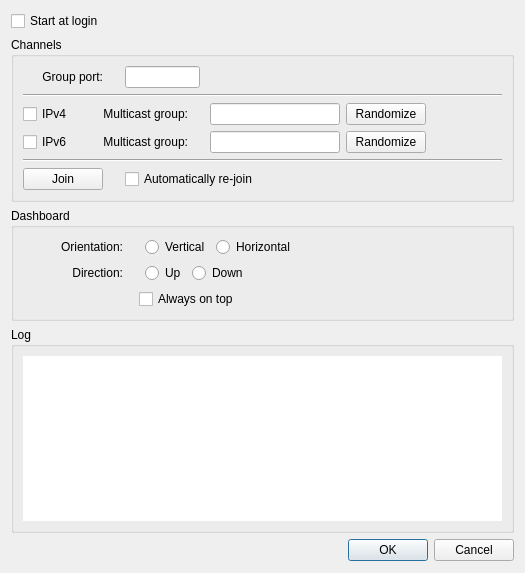
<?xml version="1.0" encoding="UTF-8"?>
<ui version="4.0">
 <class>Dialog</class>
 <widget class="QDialog" name="Dialog">
  <property name="geometry">
   <rect>
    <x>0</x>
    <y>0</y>
    <width>525</width>
    <height>573</height>
   </rect>
  </property>
  <property name="windowTitle">
   <string>Dialog</string>
  </property>
  <layout class="QVBoxLayout" name="verticalLayout_4">
   <item>
    <layout class="QHBoxLayout" name="horizontalLayout_7">
     <item>
      <widget class="QCheckBox" name="check_AutoStart">
       <property name="text">
        <string>Start at login</string>
       </property>
      </widget>
     </item>
     <item>
      <spacer name="horizontalSpacer_6">
       <property name="orientation">
        <enum>Qt::Horizontal</enum>
       </property>
       <property name="sizeHint" stdset="0">
        <size>
         <width>40</width>
         <height>20</height>
        </size>
       </property>
      </spacer>
     </item>
    </layout>
   </item>
   <item>
    <widget class="QGroupBox" name="group_MulticastGroupIPv4">
     <property name="title">
      <string>Channels</string>
     </property>
     <property name="checkable">
      <bool>false</bool>
     </property>
     <property name="checked">
      <bool>false</bool>
     </property>
     <layout class="QVBoxLayout" name="verticalLayout_2">
      <item>
       <layout class="QHBoxLayout" name="horizontalLayout_2">
        <item>
         <widget class="QLabel" name="label_2">
          <property name="minimumSize">
           <size>
            <width>80</width>
            <height>0</height>
           </size>
          </property>
          <property name="maximumSize">
           <size>
            <width>60</width>
            <height>16777215</height>
           </size>
          </property>
          <property name="text">
           <string>Group port:</string>
          </property>
          <property name="alignment">
           <set>Qt::AlignRight|Qt::AlignTrailing|Qt::AlignVCenter</set>
          </property>
         </widget>
        </item>
        <item>
         <widget class="QLabel" name="label_11">
          <property name="minimumSize">
           <size>
            <width>10</width>
            <height>0</height>
           </size>
          </property>
          <property name="maximumSize">
           <size>
            <width>10</width>
            <height>16777215</height>
           </size>
          </property>
          <property name="text">
           <string/>
          </property>
         </widget>
        </item>
        <item>
         <widget class="QLineEdit" name="line_MulticastGroupPort">
          <property name="minimumSize">
           <size>
            <width>75</width>
            <height>0</height>
           </size>
          </property>
          <property name="maximumSize">
           <size>
            <width>75</width>
            <height>16777215</height>
           </size>
          </property>
          <property name="placeholderText">
           <string/>
          </property>
         </widget>
        </item>
        <item>
         <spacer name="horizontalSpacer_3">
          <property name="orientation">
           <enum>Qt::Horizontal</enum>
          </property>
          <property name="sizeHint" stdset="0">
           <size>
            <width>40</width>
            <height>20</height>
           </size>
          </property>
         </spacer>
        </item>
       </layout>
      </item>
      <item>
       <widget class="Line" name="line_2">
        <property name="orientation">
         <enum>Qt::Horizontal</enum>
        </property>
       </widget>
      </item>
      <item>
       <layout class="QHBoxLayout" name="horizontalLayout">
        <item>
         <widget class="QCheckBox" name="check_Channels_IPv4">
          <property name="text">
           <string>IPv4</string>
          </property>
         </widget>
        </item>
        <item>
         <widget class="QLabel" name="label">
          <property name="minimumSize">
           <size>
            <width>110</width>
            <height>0</height>
           </size>
          </property>
          <property name="maximumSize">
           <size>
            <width>80</width>
            <height>16777215</height>
           </size>
          </property>
          <property name="text">
           <string>Multicast group:</string>
          </property>
          <property name="alignment">
           <set>Qt::AlignRight|Qt::AlignTrailing|Qt::AlignVCenter</set>
          </property>
         </widget>
        </item>
        <item>
         <widget class="QLabel" name="label_7">
          <property name="sizePolicy">
           <sizepolicy hsizetype="Preferred" vsizetype="Preferred">
            <horstretch>20</horstretch>
            <verstretch>0</verstretch>
           </sizepolicy>
          </property>
          <property name="minimumSize">
           <size>
            <width>10</width>
            <height>0</height>
           </size>
          </property>
          <property name="maximumSize">
           <size>
            <width>10</width>
            <height>16777215</height>
           </size>
          </property>
          <property name="text">
           <string/>
          </property>
         </widget>
        </item>
        <item>
         <widget class="QLineEdit" name="line_MulticastGroupIPv4">
          <property name="minimumSize">
           <size>
            <width>130</width>
            <height>0</height>
           </size>
          </property>
          <property name="maximumSize">
           <size>
            <width>150</width>
            <height>16777215</height>
           </size>
          </property>
          <property name="placeholderText">
           <string/>
          </property>
         </widget>
        </item>
        <item>
         <widget class="QPushButton" name="button_MulticastGroupIPv4_Randomize">
          <property name="text">
           <string>Randomize</string>
          </property>
         </widget>
        </item>
        <item>
         <spacer name="horizontalSpacer">
          <property name="orientation">
           <enum>Qt::Horizontal</enum>
          </property>
          <property name="sizeHint" stdset="0">
           <size>
            <width>190</width>
            <height>20</height>
           </size>
          </property>
         </spacer>
        </item>
       </layout>
      </item>
      <item>
       <layout class="QHBoxLayout" name="horizontalLayout_3">
        <item>
         <widget class="QCheckBox" name="check_Channels_IPv6">
          <property name="text">
           <string>IPv6</string>
          </property>
         </widget>
        </item>
        <item>
         <widget class="QLabel" name="label_3">
          <property name="minimumSize">
           <size>
            <width>110</width>
            <height>0</height>
           </size>
          </property>
          <property name="maximumSize">
           <size>
            <width>80</width>
            <height>16777215</height>
           </size>
          </property>
          <property name="text">
           <string>Multicast group:</string>
          </property>
          <property name="alignment">
           <set>Qt::AlignRight|Qt::AlignTrailing|Qt::AlignVCenter</set>
          </property>
         </widget>
        </item>
        <item>
         <widget class="QLabel" name="label_8">
          <property name="minimumSize">
           <size>
            <width>10</width>
            <height>0</height>
           </size>
          </property>
          <property name="maximumSize">
           <size>
            <width>10</width>
            <height>16777215</height>
           </size>
          </property>
          <property name="text">
           <string/>
          </property>
         </widget>
        </item>
        <item>
         <widget class="QLineEdit" name="line_MulticastGroupIPv6">
          <property name="minimumSize">
           <size>
            <width>130</width>
            <height>0</height>
           </size>
          </property>
          <property name="maximumSize">
           <size>
            <width>150</width>
            <height>16777215</height>
           </size>
          </property>
          <property name="placeholderText">
           <string/>
          </property>
         </widget>
        </item>
        <item>
         <widget class="QPushButton" name="button_MulticastGroupIPv6_Randomize">
          <property name="text">
           <string>Randomize</string>
          </property>
         </widget>
        </item>
        <item>
         <spacer name="horizontalSpacer_2">
          <property name="orientation">
           <enum>Qt::Horizontal</enum>
          </property>
          <property name="sizeHint" stdset="0">
           <size>
            <width>190</width>
            <height>20</height>
           </size>
          </property>
         </spacer>
        </item>
       </layout>
      </item>
      <item>
       <widget class="Line" name="line">
        <property name="orientation">
         <enum>Qt::Horizontal</enum>
        </property>
       </widget>
      </item>
      <item>
       <layout class="QHBoxLayout" name="horizontalLayout_4">
        <item>
         <widget class="QPushButton" name="button_Channels_Join">
          <property name="text">
           <string>Join</string>
          </property>
         </widget>
        </item>
        <item>
         <widget class="QLabel" name="label_6">
          <property name="minimumSize">
           <size>
            <width>10</width>
            <height>0</height>
           </size>
          </property>
          <property name="maximumSize">
           <size>
            <width>10</width>
            <height>16777215</height>
           </size>
          </property>
          <property name="text">
           <string/>
          </property>
         </widget>
        </item>
        <item>
         <widget class="QCheckBox" name="check_Channels_AutoRejoin">
          <property name="text">
           <string>Automatically re-join</string>
          </property>
          <property name="checked">
           <bool>false</bool>
          </property>
         </widget>
        </item>
        <item>
         <spacer name="horizontalSpacer_4">
          <property name="orientation">
           <enum>Qt::Horizontal</enum>
          </property>
          <property name="sizeHint" stdset="0">
           <size>
            <width>40</width>
            <height>20</height>
           </size>
          </property>
         </spacer>
        </item>
       </layout>
      </item>
     </layout>
    </widget>
   </item>
   <item>
    <widget class="QGroupBox" name="groupBox_2">
     <property name="title">
      <string>Dashboard</string>
     </property>
     <layout class="QVBoxLayout" name="verticalLayout_3">
      <item>
       <layout class="QHBoxLayout" name="horizontalLayout_6">
        <item>
         <widget class="QLabel" name="label_4">
          <property name="minimumSize">
           <size>
            <width>100</width>
            <height>0</height>
           </size>
          </property>
          <property name="text">
           <string>Orientation:</string>
          </property>
          <property name="alignment">
           <set>Qt::AlignRight|Qt::AlignTrailing|Qt::AlignVCenter</set>
          </property>
         </widget>
        </item>
        <item>
         <layout class="QHBoxLayout" name="horizontalLayout_5">
          <item>
           <widget class="QLabel" name="label_9">
            <property name="minimumSize">
             <size>
              <width>10</width>
              <height>0</height>
             </size>
            </property>
            <property name="maximumSize">
             <size>
              <width>10</width>
              <height>16777215</height>
             </size>
            </property>
            <property name="text">
             <string/>
            </property>
           </widget>
          </item>
          <item>
           <widget class="QRadioButton" name="radio_Orientation_Vertical">
            <property name="text">
             <string>Vertical</string>
            </property>
            <property name="autoExclusive">
             <bool>false</bool>
            </property>
           </widget>
          </item>
          <item>
           <widget class="QRadioButton" name="radio_Orientation_Horizontal">
            <property name="text">
             <string>Horizontal</string>
            </property>
            <property name="autoExclusive">
             <bool>false</bool>
            </property>
           </widget>
          </item>
         </layout>
        </item>
        <item>
         <spacer name="horizontalSpacer_5">
          <property name="orientation">
           <enum>Qt::Horizontal</enum>
          </property>
          <property name="sizeHint" stdset="0">
           <size>
            <width>40</width>
            <height>20</height>
           </size>
          </property>
         </spacer>
        </item>
       </layout>
      </item>
      <item>
       <layout class="QHBoxLayout" name="horizontalLayout_9">
        <item>
         <widget class="QLabel" name="label_5">
          <property name="minimumSize">
           <size>
            <width>100</width>
            <height>0</height>
           </size>
          </property>
          <property name="text">
           <string>Direction:</string>
          </property>
          <property name="alignment">
           <set>Qt::AlignRight|Qt::AlignTrailing|Qt::AlignVCenter</set>
          </property>
         </widget>
        </item>
        <item>
         <layout class="QHBoxLayout" name="horizontalLayout_8">
          <item>
           <widget class="QLabel" name="label_10">
            <property name="minimumSize">
             <size>
              <width>10</width>
              <height>0</height>
             </size>
            </property>
            <property name="maximumSize">
             <size>
              <width>10</width>
              <height>16777215</height>
             </size>
            </property>
            <property name="text">
             <string/>
            </property>
           </widget>
          </item>
          <item>
           <widget class="QRadioButton" name="radio_Direction_UpLeft">
            <property name="text">
             <string>Up</string>
            </property>
            <property name="autoExclusive">
             <bool>false</bool>
            </property>
           </widget>
          </item>
          <item>
           <widget class="QRadioButton" name="radio_Direction_DownRight">
            <property name="text">
             <string>Down</string>
            </property>
            <property name="autoExclusive">
             <bool>false</bool>
            </property>
           </widget>
          </item>
          <item>
           <spacer name="horizontalSpacer_7">
            <property name="orientation">
             <enum>Qt::Horizontal</enum>
            </property>
            <property name="sizeHint" stdset="0">
             <size>
              <width>40</width>
              <height>20</height>
             </size>
            </property>
           </spacer>
          </item>
         </layout>
        </item>
       </layout>
      </item>
      <item>
       <layout class="QHBoxLayout" name="horizontalLayout_10">
        <item>
         <widget class="QLabel" name="label_12">
          <property name="minimumSize">
           <size>
            <width>110</width>
            <height>0</height>
           </size>
          </property>
          <property name="maximumSize">
           <size>
            <width>110</width>
            <height>16777215</height>
           </size>
          </property>
          <property name="text">
           <string/>
          </property>
         </widget>
        </item>
        <item>
         <widget class="QCheckBox" name="check_Always_On_Top">
          <property name="text">
           <string>Always on top</string>
          </property>
         </widget>
        </item>
        <item>
         <spacer name="horizontalSpacer_8">
          <property name="orientation">
           <enum>Qt::Horizontal</enum>
          </property>
          <property name="sizeHint" stdset="0">
           <size>
            <width>40</width>
            <height>20</height>
           </size>
          </property>
         </spacer>
        </item>
       </layout>
      </item>
     </layout>
    </widget>
   </item>
   <item>
    <widget class="QGroupBox" name="groupBox">
     <property name="title">
      <string>Log</string>
     </property>
     <layout class="QVBoxLayout" name="verticalLayout">
      <item>
       <widget class="QPlainTextEdit" name="text_Log">
        <property name="minimumSize">
         <size>
          <width>0</width>
          <height>100</height>
         </size>
        </property>
        <property name="frameShape">
         <enum>QFrame::NoFrame</enum>
        </property>
        <property name="tabChangesFocus">
         <bool>true</bool>
        </property>
        <property name="readOnly">
         <bool>true</bool>
        </property>
        <property name="backgroundVisible">
         <bool>false</bool>
        </property>
       </widget>
      </item>
     </layout>
    </widget>
   </item>
   <item>
    <widget class="QDialogButtonBox" name="buttonBox">
     <property name="standardButtons">
      <set>QDialogButtonBox::Cancel|QDialogButtonBox::Ok</set>
     </property>
    </widget>
   </item>
   <item>
    <spacer name="verticalSpacer">
     <property name="orientation">
      <enum>Qt::Vertical</enum>
     </property>
     <property name="sizeHint" stdset="0">
      <size>
       <width>20</width>
       <height>28</height>
      </size>
     </property>
    </spacer>
   </item>
  </layout>
 </widget>
 <resources/>
 <connections/>
</ui>
